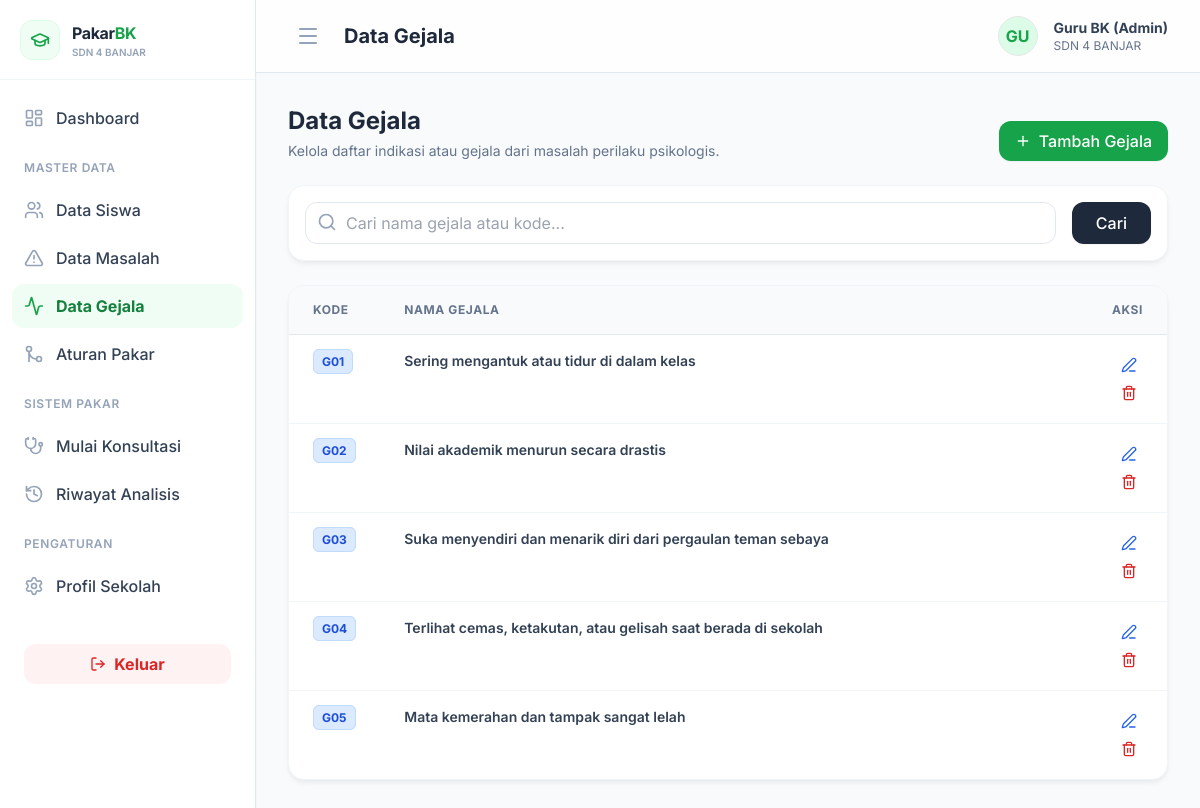
The app's page /index.php?page=gejala (signed in) with its own data.
### tables this page shows
CREATE TABLE `gejala` (
  `id_gejala` int NOT NULL,
  `kode_gejala` varchar(10) NOT NULL,
  `nama_gejala` varchar(255) NOT NULL
);

### config/koneksi.php (called while the page is built, shortened)
<?php
spl_autoload_register(function ($class_name) {
    $file = __DIR__ . '/../models/' . $class_name . '.php';
});

### models/Gejala.php (called while the page is built, shortened)
<?php
class Gejala {
    private $db;
    public function __construct($db) {
        $this->db = $db;
    }
    public function getGejalaPaginated($keyword = '', $limit = 10, $offset = 0) {
        $sql = "SELECT * FROM gejala WHERE 1=1";
        $sql .= " ORDER BY kode_gejala ASC LIMIT :limit OFFSET :offset";
        $stmt = $this->db->prepare($sql);
        $stmt->bindValue(':limit', (int)$limit, PDO::PARAM_INT);
        $stmt->bindValue(':offset', (int)$offset, PDO::PARAM_INT);
        $stmt->execute();
        return $stmt->fetchAll();
    }
}

### pages/master/gejala.php (the view, shortened to what this page needs)
<?php
$gejalaModel = new Gejala($db);
$keyword = isset($_GET['q']) ? trim($_GET['q']) : '';
$page_num = isset($_GET['p']) ? (int)$_GET['p'] : 1;
$limit = 10;
$offset = ($page_num - 1) * $limit;
$dataGejala = $gejalaModel->getGejalaPaginated($keyword, $limit, $offset);
?>
<div class="mb-6 flex flex-col md:flex-row md:justify-between md:items-end gap-4">
    <div>
        <h2 class="text-2xl font-bold text-slate-800">Data Gejala</h2>
        <p class="text-slate-500 mt-1 text-sm">Kelola daftar indikasi atau gejala dari masalah perilaku psikologis.</p>
    </div>
    <div class="flex">
        <button onclick="document.getElementById('modalTambah').classList.remove('hidden')" class="bg-brand-600 hover:bg-brand-700 text-white px-4 py-2 rounded-xl font-medium flex items-center transition-colors shadow-sm">
            <i data-lucide="plus" class="w-4 h-4 mr-2"></i> Tambah Gejala
        </button>
    </div>
</div>
<div class="card p-4 mb-6">
    <form method="GET" action="index.php" class="flex flex-col md:flex-row gap-4">
        <div class="flex-1">
            <div class="relative">
                <i data-lucide="search" class="w-5 h-5 absolute left-3 top-2.5 text-slate-400"></i>
                <input type="text" name="q" value="<?= htmlspecialchars($keyword) ?>" placeholder="Cari nama gejala atau kode..." class="w-full pl-10 pr-4 py-2 border border-slate-200 rounded-xl focus:border-brand-500 focus:ring-1 focus:ring-brand-500 outline-none transition-all">
            </div>
        </div>
        <button type="submit" class="bg-slate-800 text-white px-6 py-2 rounded-xl font-medium hover:bg-slate-900 transition-colors shadow-sm">
            Cari
        </button>
    </form>
</div>
<div class="card overflow-hidden mb-6">
    <div class="overflow-x-auto">
        <table class="w-full text-left border-collapse">
            <thead>
                <tr class="bg-slate-50 border-b border-slate-200">
                    <th class="px-6 py-4 text-xs font-bold text-slate-500 uppercase tracking-wider w-16">Kode</th>
                    <th class="px-6 py-4 text-xs font-bold text-slate-500 uppercase tracking-wider">Nama Gejala</th>
                    <th class="px-6 py-4 text-xs font-bold text-slate-500 uppercase tracking-wider text-right w-24">Aksi</th>
                </tr>
            </thead>
            <tbody class="divide-y divide-slate-100">
                <?php foreach($dataGejala as $row): ?>
                <tr class="hover:bg-slate-50/50 transition-colors">
                    <td class="px-6 py-4 text-sm align-top">
                        <span class="bg-blue-100 text-blue-700 px-2 py-1 rounded-md text-xs font-bold border border-blue-200"><?= $row['kode_gejala'] ?></span>
                    </td>
                    <td class="px-6 py-4 text-sm font-semibold text-slate-700 align-top"><?= htmlspecialchars($row['nama_gejala']) ?></td>
                    <td class="px-6 py-4 text-sm text-right align-top">
                        <button onclick="editGejala(<?= $row['id_gejala'] ?>, '<?= $row['kode_gejala'] ?>', <?= htmlspecialchars(json_encode($row['nama_gejala']), ENT_QUOTES) ?>)" class="text-blue-600 hover:text-blue-800 p-1.5 rounded-md hover:bg-blue-50 transition-colors" title="Ubah Data">
                            <i data-lucide="edit-3" class="w-4 h-4"></i>
                        </button>
                        <button onclick="confirmHapus(<?= $row['id_gejala'] ?>)" class="text-red-600 hover:text-red-800 p-1.5 rounded-md hover:bg-red-50 transition-colors ml-1 inline-block" title="Hapus Data">
                            <i data-lucide="trash-2" class="w-4 h-4"></i>
                        </button>
                    </td>
                </tr>
                <?php endforeach; ?>
            </tbody>
        </table>
    </div>
</div>

### layouts/header.php (style rules this page uses)
body { background-color: #f8fafc; }
.card { background-color: #ffffff; border-radius: 1rem; box-shadow: 0 4px 6px -1px rgba(0, 0, 0, 0.05), 0 2px 4px -1px rgba(0, 0, 0, 0.03); border: 1px solid #f1f5f9; }

### records on screen
gejala: kode_gejala "G01", nama_gejala "Sering mengantuk atau tidur di dalam kelas"
gejala: kode_gejala "G02", nama_gejala "Nilai akademik menurun secara drastis"
gejala: kode_gejala "G03", nama_gejala "Suka menyendiri dan menarik diri dari pergaulan teman sebaya"
gejala: kode_gejala "G04", nama_gejala "Terlihat cemas, ketakutan, atau gelisah saat berada di sekolah"
gejala: kode_gejala "G05", nama_gejala "Mata kemerahan dan tampak sangat lelah"

### other values on screen
$GLOBALS['admin_profile']['nama_sekolah'] "SDN 4 BANJAR"
substr($GLOBALS['admin_profile']['nama_lengkap'] ?? 'BK', 0, 2) "GU"
$GLOBALS['admin_profile']['nama_lengkap'] "Guru BK (Admin)"
